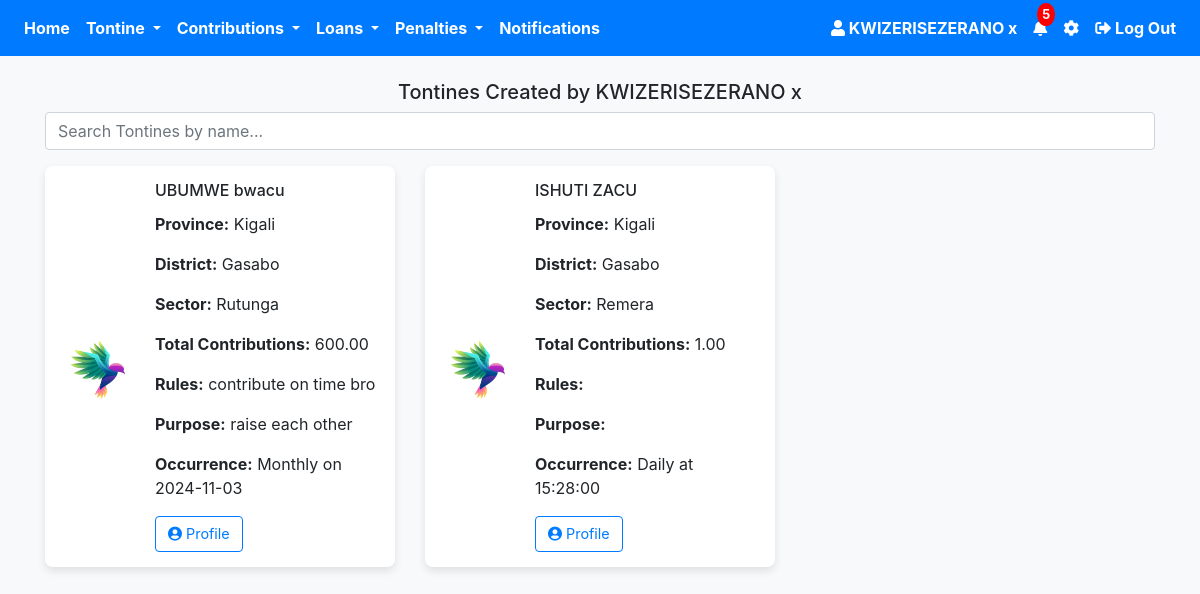
Screenshot of /own_tontine.php (signed in) with the database file from the repository.
### tables this page shows
CREATE TABLE `users` (
  `id` int(11) NOT NULL,
  `firstname` varchar(50) NOT NULL,
  `lastname` varchar(50) NOT NULL,
  `phone_number` varchar(15) NOT NULL,
  `idno` varchar(50) NOT NULL,
  `idnotype` varchar(50) NOT NULL,
  `idno_picture` varchar(255) NOT NULL,
  `behalf_name` varchar(30) NOT NULL,
  `behalf_phone_number` varchar(30) NOT NULL,
  `password` varchar(255) NOT NULL,
  `image` varchar(255) NOT NULL,
  `otp` int(11) DEFAULT 0,
  `verified` tinyint(4) NOT NULL DEFAULT 0,
  `otp_used` tinyint(1) NOT NULL DEFAULT 0,
  `otp_login` int(11) NOT NULL DEFAULT 0,
  `otp_forgot` int(11) NOT NULL,
  `otp_behalf` int(11) NOT NULL,
  `otp_behalf_used` tinyint(1) NOT NULL,
  `terms` tinyint(1) DEFAULT 0,
  `created_at` timestamp NOT NULL DEFAULT current_timestamp(),
  `updated_at` timestamp NOT NULL DEFAULT current_timestamp() ON UPDATE current_timestamp(),
  `role` enum('User','Sector','Court') DEFAULT 'User'
);

CREATE TABLE `tontine` (
  `id` int(11) NOT NULL,
  `tontine_name` varchar(255) NOT NULL,
  `logo` varchar(255) DEFAULT NULL,
  `join_date` date NOT NULL,
  `province` varchar(100) NOT NULL,
  `district` varchar(100) NOT NULL,
  `sector` varchar(100) NOT NULL,
  `total_contributions` decimal(10,2) NOT NULL,
  `occurrence` enum('Daily','Weekly','Monthly') NOT NULL,
  `time` time DEFAULT NULL,
  `day` enum('Monday','Tuesday','Wednesday','Thursday','Friday','Saturday','Sunday') DEFAULT NULL,
  `date` date DEFAULT NULL,
  `created_at` timestamp NOT NULL DEFAULT current_timestamp(),
  `user_id` int(11) DEFAULT NULL,
  `role` varchar(30) NOT NULL,
  `purpose` varchar(255) NOT NULL,
  `rules` varchar(255) NOT NULL,
  `status` enum('Not Justified','Justification Request sent','Justified','Rejected') DEFAULT 'Not Justified',
  `reason` varchar(255) NOT NULL,
  `interest` decimal(10,2) NOT NULL DEFAULT 0.00,
  `payment_frequency` enum('Monthly','Weekly') NOT NULL,
  `frequent_payment_date` date DEFAULT NULL,
  `frequent_payment_day` enum('Monday','Tuesday','Wednesday','Thursday','Friday','Saturday','Sunday') DEFAULT NULL,
  `late_contribution_penalty` int(50) NOT NULL,
  `late_loan_repayment_amount` decimal(10,2) DEFAULT 0.00
);

### own_tontine.php (the view, shortened to what this page needs)
<?php
require 'config.php';
$total_notifications = 5;
$user_id = $_SESSION['user_id'];
$stmt = $pdo->prepare("SELECT firstname, lastname FROM users WHERE id = :id");
$stmt->bindParam(':id', $user_id);
$stmt->execute();
$user = $stmt->fetch(PDO::FETCH_ASSOC);
$user_name = htmlspecialchars($user['firstname'] . ' ' . $user['lastname']);
$tontineStmt = $pdo->prepare("SELECT id, tontine_name, logo, join_date, province, district, sector, total_contributions, occurrence, time, day, date, rules, purpose FROM tontine WHERE user_id = :user_id");
$tontineStmt->execute(['user_id' => $user_id]);
$tontines = $tontineStmt->fetchAll(PDO::FETCH_ASSOC);
?>
<!DOCTYPE html>
<html lang="en">
<head>
    <link rel="stylesheet" href="https://stackpath.bootstrapcdn.com/bootstrap/4.5.2/css/bootstrap.min.css">
    <link rel="stylesheet" href="https://cdnjs.cloudflare.com/ajax/libs/font-awesome/5.15.4/css/all.min.css">
</head>
<body>
 <nav class="navbar navbar-expand-lg navbar-dark bg-primary">
    <div class="collapse navbar-collapse" id="navbarNav">
        <ul class="navbar-nav mr-auto">
            <li class="nav-item">
                <a class="nav-link font-weight-bold text-white" href="user_profile.php">Home</a>
            </li>
            <li class="nav-item dropdown">
                <a class="nav-link dropdown-toggle font-weight-bold text-white" href="#" id="paymentsDropdown" role="button" data-toggle="dropdown" aria-haspopup="true" aria-expanded="false">
                    Tontine
                </a>
            </li>
            <li class="nav-item dropdown">
                <a class="nav-link dropdown-toggle font-weight-bold text-white" href="#" id="contributionsDropdown" role="button" data-toggle="dropdown" aria-haspopup="true" aria-expanded="false">
                    Contributions
                </a>
            </li>
            <li class="nav-item dropdown">
                <a class="nav-link dropdown-toggle font-weight-bold text-white" href="#" id="loansDropdown" role="button" data-toggle="dropdown" aria-haspopup="true" aria-expanded="false">
                    Loans
                </a>
            </li>
            <li class="nav-item dropdown">
                <a class="nav-link dropdown-toggle font-weight-bold text-white" href="#" id="penaltiesDropdown" role="button" data-toggle="dropdown" aria-haspopup="true" aria-expanded="false">
                    Penalties
                </a>
            </li>
            <li class="nav-item">
                <a class="nav-link font-weight-bold text-white" href="#">Notifications</a>
            </li>
        </ul>
        <ul class="navbar-nav ml-auto">
            <li class="nav-item">
                <a class="nav-link font-weight-bold text-white" href="#">
                    <i class="fas fa-user"></i>
                    <?php echo htmlspecialchars($user_name); ?>
                </a>
            </li>
            <li class="nav-item">
                <a class="nav-link position-relative font-weight-bold text-white" href="#">
                    <i class="fas fa-bell"></i>
                    <span class="notification-badge"><?php echo $total_notifications; ?></span>
                </a>
            </li>
            <li class="nav-item">
                <a class="nav-link font-weight-bold text-white" href="setting.php">
                    <i class="fas fa-cog"></i>
                </a>
            </li>
            <li class="nav-item">
                <a class="nav-link font-weight-bold text-white" href="#" onclick="confirmLogout()">
                    <i class="fas fa-sign-out-alt"></i> Log Out
                </a>
            </li>
        </ul>
    </div>
</nav>
<div class="container">
    <h5 class="text-center mt-4">Tontines Created by <?php echo htmlspecialchars($user_name); ?></h5>
    <div class="form-group">
        <input type="text" id="search" class="form-control" placeholder="Search Tontines by name..." onkeyup="searchTontines()">
    </div>
    <div class="row" id="tontine-list">
        <?php foreach ($tontines as $tontine): ?>
            <div class="col-md-4 tontine-item">
                <div class="tontine-card">
                    <img src="<?php echo htmlspecialchars($tontine['logo']); ?>" alt="Tontine Logo" class="tontine-logo">
                    <div class="card-content">
                        <h6 class="card-title"><?php echo htmlspecialchars($tontine['tontine_name']); ?></h6>
                        <p><strong>Province:</strong> <?php echo htmlspecialchars($tontine['province']); ?></p>
                        <p><strong>District:</strong> <?php echo htmlspecialchars($tontine['district']); ?></p>
                        <p><strong>Sector:</strong> <?php echo htmlspecialchars($tontine['sector']); ?></p>
                        <p><strong>Total Contributions:</strong> <?php echo htmlspecialchars($tontine['total_contributions']); ?></p>
                        <p><strong>Rules:</strong> <?php echo htmlspecialchars($tontine['rules']); ?></p>
                        <p><strong>Purpose:</strong> <?php echo htmlspecialchars($tontine['purpose']); ?></p>
                        <?php
                        if ($tontine['occurrence'] == 'Daily') {
                            echo "<p><strong>Occurrence:</strong> Daily at " . htmlspecialchars($tontine['time']) . "</p>";
                        } elseif ($tontine['occurrence'] == 'Weekly') {
                            echo "<p><strong>Occurrence:</strong> Weekly on " . htmlspecialchars($tontine['day']) . "</p>";
                        } elseif ($tontine['occurrence'] == 'Monthly') {
                            echo "<p><strong>Occurrence:</strong> Monthly on " . htmlspecialchars($tontine['date']) . "</p>";
                        }
                        ?>
<div class="card-buttons d-flex justify-content-start">
    <button class="btn btn-outline-primary btn-custom" onclick="window.location.href='tontine_profile.php?id=<?php echo $tontine['id']; ?>'">
        <i class="fas fa-user-circle"></i>  Profile
    </button>
</div>
                    </div>
                </div>
            </div>
        <?php endforeach; ?>
    </div>
</div>
</body>
</html>

### own_tontine.php (style rules this page uses)
.notification-badge { position: absolute; top: -5px; right: -0px; background-color: red; color: white; border-radius: 50%; padding: 2px 5px; font-size: 0.80rem; }
body { background-color: #f8f9fa; }
.tontine-card { display: flex; align-items: center; padding: 15px; background-color: #fff; border-radius: 8px; box-shadow: 0px 4px 8px rgba(0, 0, 0, 0.1); margin-bottom: 20px; }
.tontine-logo { width: 80px; height: 80px; object-fit: cover; border-radius: 50%; margin-right: 15px; }
.card-content { flex: 1; }
.card-buttons { margin-top: 10px; }
.btn-custom { font-size: 0.9rem; margin-right: 5px; }

### rows the page displays
users: user_name "KWIZERISEZERANO x"
tontine: logo (picture), tontine_name "UBUMWE bwacu", province "Kigali", district "Gasabo", sector "Rutunga", total_contributions "600.00", rules "contribute on time bro", purpose "raise each other", date "2024-11-03"
tontine: logo (picture), tontine_name "ISHUTI ZACU", province "Kigali", district "Gasabo", sector "Remera", total_contributions "1.00", time "15:28:00"

### other values shown
$total_notifications "5"
